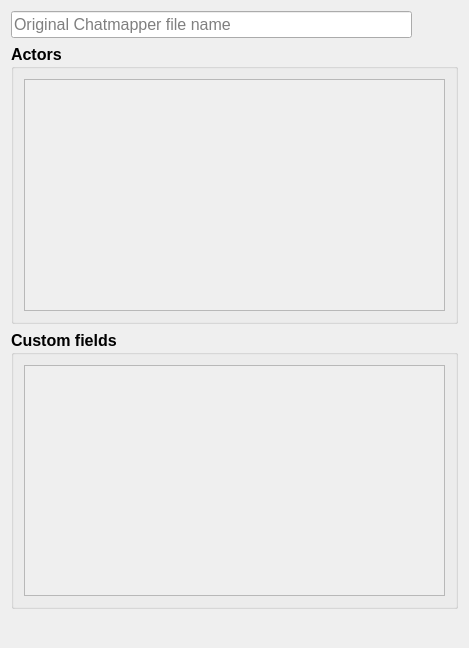
<?xml version="1.0" encoding="UTF-8"?>
<ui version="4.0">
 <class>ChatmapperExport</class>
 <widget class="QWidget" name="ChatmapperExport">
  <property name="geometry">
   <rect>
    <x>0</x>
    <y>0</y>
    <width>469</width>
    <height>648</height>
   </rect>
  </property>
  <property name="minimumSize">
   <size>
    <width>0</width>
    <height>0</height>
   </size>
  </property>
  <property name="windowTitle">
   <string>Form</string>
  </property>
  <layout class="QGridLayout" name="gridLayout_chatmapper_export">
   <item row="0" column="0">
    <widget class="QLineEdit" name="lineEdit_json_file">
     <property name="font">
      <font>
       <family>Arial</family>
       <pointsize>12</pointsize>
      </font>
     </property>
     <property name="readOnly">
      <bool>true</bool>
     </property>
     <property name="placeholderText">
      <string>Original Chatmapper file name</string>
     </property>
    </widget>
   </item>
   <item row="2" column="0" colspan="2">
    <widget class="QGroupBox" name="groupBox_custom_fields">
     <property name="font">
      <font>
       <family>Arial</family>
       <pointsize>12</pointsize>
       <weight>75</weight>
       <bold>true</bold>
      </font>
     </property>
     <property name="title">
      <string>Custom fields</string>
     </property>
     <property name="flat">
      <bool>false</bool>
     </property>
     <property name="checkable">
      <bool>false</bool>
     </property>
     <layout class="QHBoxLayout" name="horizontalLayout_custom_fields">
      <property name="spacing">
       <number>5</number>
      </property>
      <property name="leftMargin">
       <number>10</number>
      </property>
      <property name="topMargin">
       <number>10</number>
      </property>
      <property name="rightMargin">
       <number>10</number>
      </property>
      <property name="bottomMargin">
       <number>10</number>
      </property>
      <item>
       <widget class="QScrollArea" name="scrollArea_custom_fields">
        <property name="widgetResizable">
         <bool>true</bool>
        </property>
        <widget class="QWidget" name="scrollAreaWidgetContents_custom_fields">
         <property name="geometry">
          <rect>
           <x>0</x>
           <y>0</y>
           <width>423</width>
           <height>177</height>
          </rect>
         </property>
         <layout class="QVBoxLayout" name="verticalLayout_custom_fields"/>
        </widget>
       </widget>
      </item>
     </layout>
    </widget>
   </item>
   <item row="3" column="0" colspan="2" alignment="Qt::AlignHCenter">
    <widget class="QPushButton" name="pushButton_export_json">
     <property name="enabled">
      <bool>false</bool>
     </property>
     <property name="sizePolicy">
      <sizepolicy hsizetype="Maximum" vsizetype="Fixed">
       <horstretch>0</horstretch>
       <verstretch>0</verstretch>
      </sizepolicy>
     </property>
     <property name="toolTip">
      <string>Export file</string>
     </property>
     <property name="text">
      <string/>
     </property>
     <property name="icon">
      <iconset resource="../../res/resources.qrc">
       <normaloff>:/images/save.png</normaloff>
       <disabledoff>:/images/save_dis.png</disabledoff>
       <disabledon>:/images/save_dis.png</disabledon>:/images/save.png</iconset>
     </property>
     <property name="iconSize">
      <size>
       <width>100</width>
       <height>100</height>
      </size>
     </property>
     <property name="flat">
      <bool>true</bool>
     </property>
    </widget>
   </item>
   <item row="1" column="0" colspan="2">
    <widget class="QGroupBox" name="groupBox_actors">
     <property name="font">
      <font>
       <family>Arial</family>
       <pointsize>12</pointsize>
       <weight>75</weight>
       <bold>true</bold>
      </font>
     </property>
     <property name="title">
      <string>Actors</string>
     </property>
     <layout class="QHBoxLayout" name="horizontalLayout_actors">
      <property name="spacing">
       <number>5</number>
      </property>
      <property name="leftMargin">
       <number>10</number>
      </property>
      <property name="topMargin">
       <number>10</number>
      </property>
      <property name="rightMargin">
       <number>10</number>
      </property>
      <property name="bottomMargin">
       <number>10</number>
      </property>
      <item>
       <widget class="QScrollArea" name="scrollArea_actors">
        <property name="widgetResizable">
         <bool>true</bool>
        </property>
        <widget class="QWidget" name="scrollAreaWidgetContents_actors">
         <property name="geometry">
          <rect>
           <x>0</x>
           <y>0</y>
           <width>423</width>
           <height>177</height>
          </rect>
         </property>
         <layout class="QVBoxLayout" name="verticalLayout_actors"/>
        </widget>
       </widget>
      </item>
     </layout>
    </widget>
   </item>
   <item row="0" column="1">
    <widget class="QPushButton" name="pushButton_browser_file">
     <property name="toolTip">
      <string>Search file</string>
     </property>
     <property name="text">
      <string/>
     </property>
     <property name="icon">
      <iconset resource="../../res/resources.qrc">
       <normaloff>:/images/find.png</normaloff>:/images/find.png</iconset>
     </property>
     <property name="iconSize">
      <size>
       <width>50</width>
       <height>50</height>
      </size>
     </property>
     <property name="flat">
      <bool>true</bool>
     </property>
    </widget>
   </item>
  </layout>
 </widget>
 <resources>
  <include location="../../res/resources.qrc"/>
 </resources>
 <connections/>
</ui>
